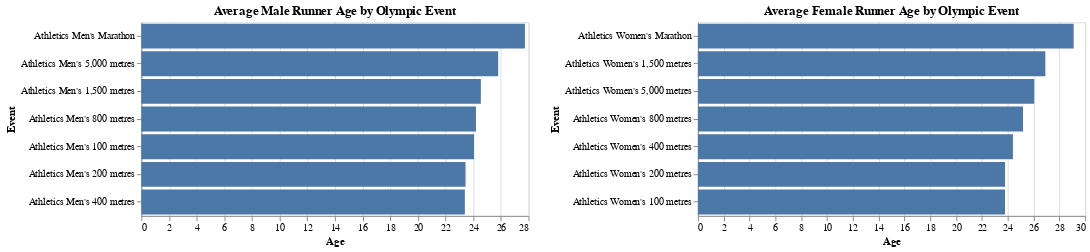

The notebook cell this image was saved under:
### Markdown cell above
### Q4 - Does peak performance age vary based on event type (short vs. long distance)?

- To answer this question, we used our Olympic Sports Events (not track specific) data set because it included each athlete's ages. We filtered out the data for only track events and the athletes that won a medal. Then we created two bar plots showing the average age of athletes per Olympic track event, one for each gender of course.

    1. Looking at the two different bar plots, we can see that the shorter distance events for both genders have younger athletes. From this, we can generally assume that younger athletes are more explosive and better suited for short-distance events that require fast-twitch muscle power and brute force. However, for longer distance events like the marathon, the average age is higher. This shows that older athletes are still perfectly capable of performing at an elite level at an older age. It shows that age is less importantof a success factor for longer events. 

    2. A graph that we were not able to create was the distribution of race times per track event per age. I wasn't able to do this because I coldn't quite merge my other Olympic dataset togehter with this one. The other one had the race times, but this one had the athlete ages. After some difficulties, I was unfortunately unable to create such a graph comibining both age and time variables.

### Code cell
m_finalists_avg_age = oly_filtered_m_finalists.groupby('Event')['Age'].mean().reset_index()
# Create the Altair chart
chart1 = alt.Chart(m_finalists_avg_age).mark_bar().encode(
    x='Age:Q',
    y=alt.Y('Event:N', sort='-x'),
    tooltip=['Event:N', 'Age:Q']
).properties(
    title='Average Male Runner Age by Olympic Event',
    height=200,
    width=400
)

w_finalists_avg_age = oly_filtered_w_finalists.groupby('Event')['Age'].mean().reset_index()
# Create the Altair chart
chart2 = alt.Chart(w_finalists_avg_age).mark_bar().encode(
    x='Age:Q',
    y=alt.Y('Event:N', sort='-x'),
    tooltip=['Event:N', 'Age:Q']
).properties(
    title='Average Female Runner Age by Olympic Event',
    height=200,
    width=400
)

chart1 | chart2

### Figure 1 — Vega-Lite specification as saved in the notebook (floating-point values rounded to 4 significant figures)
{"config": {"view": {"continuousWidth": 300, "continuousHeight": 300}}, "hconcat": [{"data": {"name": "data-8a7b58a561621546cb0bc1300c78b744"}, "mark": {"type": "bar"}, "encoding": {"tooltip": [{"field": "Event", "type": "nominal"}, {"field": "Age", "type": "quantitative"}], "x": {"field": "Age", "type": "quantitative"}, "y": {"field": "Event", "sort": "-x", "type": "nominal"}}, "height": 200, "title": "Average Male Runner Age by Olympic Event", "width": 400}, {"data": {"name": "data-62607803e9ebd6a88ee3589903e2c9a5"}, "mark": {"type": "bar"}, "encoding": {"tooltip": [{"field": "Event", "type": "nominal"}, {"field": "Age", "type": "quantitative"}], "x": {"field": "Age", "type": "quantitative"}, "y": {"field": "Event", "sort": "-x", "type": "nominal"}}, "height": 200, "title": "Average Female Runner Age by Olympic Event", "width": 400}], "$schema": "https://vega.github.io/schema/vega-lite/v5.20.1.json", "datasets": {"data-8a7b58a561621546cb0bc1300c78b744": [{"Event": "Athletics Men's 1,500 metres", "Age": 24.55}, {"Event": "Athletics Men's 100 metres", "Age": 24.06}, {"Event": "Athletics Men's 200 metres", "Age": 23.44}, {"Event": "Athletics Men's 400 metres", "Age": 23.4}, {"Event": "Athletics Men's 5,000 metres", "Age": 25.81}, {"Event": "Athletics Men's 800 metres", "Age": 24.2}, {"Event": "Athletics Men's Marathon", "Age": 27.74}], "data-62607803e9ebd6a88ee3589903e2c9a5": [{"Event": "Athletics Women's 1,500 metres", "Age": 26.92}, {"Event": "Athletics Women's 100 metres", "Age": 23.79}, {"Event": "Athletics Women's 200 metres", "Age": 23.8}, {"Event": "Athletics Women's 400 metres", "Age": 24.4}, {"Event": "Athletics Women's 5,000 metres", "Age": 26.06}, {"Event": "Athletics Women's 800 metres", "Age": 25.19}, {"Event": "Athletics Women's Marathon", "Age": 29.11}]}}
